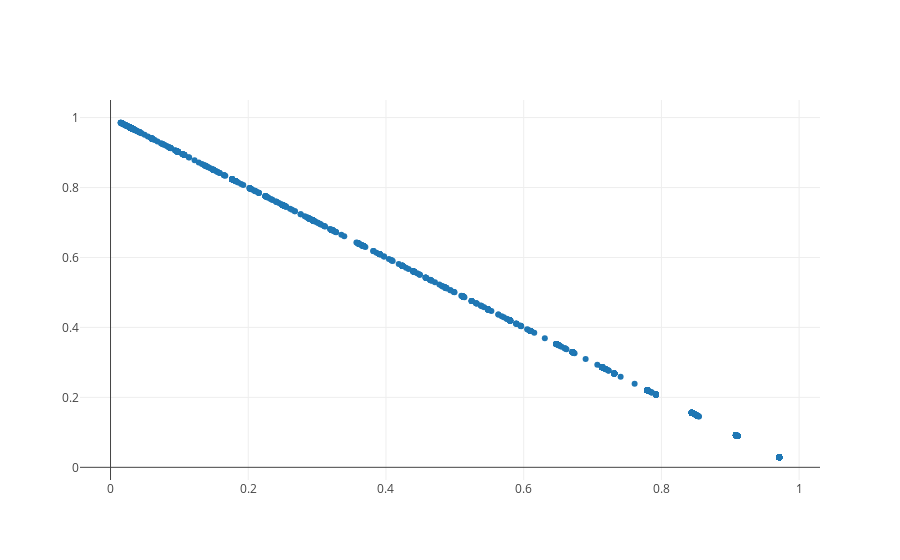

Notebook code cell kept with this figure:
### Code cell
Y = lda.transform(X)
trace = go.Scatter(
    x = [a[0] for a in Y],
    y = [a[1] for a in Y],
    mode = 'markers'
)

data = [trace]

# Plot and embed in ipython notebook!
iplot(data, filename='basic-scatter')

### Figure 1 — Plotly figure (JSON) as saved in the notebook; plotly's stock layout.template omitted (floating-point values rounded to 4 significant figures; data arrays with more than 128 entries replaced by an {"elided": "..."} marker saying what was removed)
{"data": [{"mode": "markers", "type": "scatter", "uid": "9f860c5b-c3fc-4ff0-ac9d-fb1173d588fe", "x": {"elided": "6808 float values"}, "y": {"elided": "6808 float values"}}], "layout": {}}
